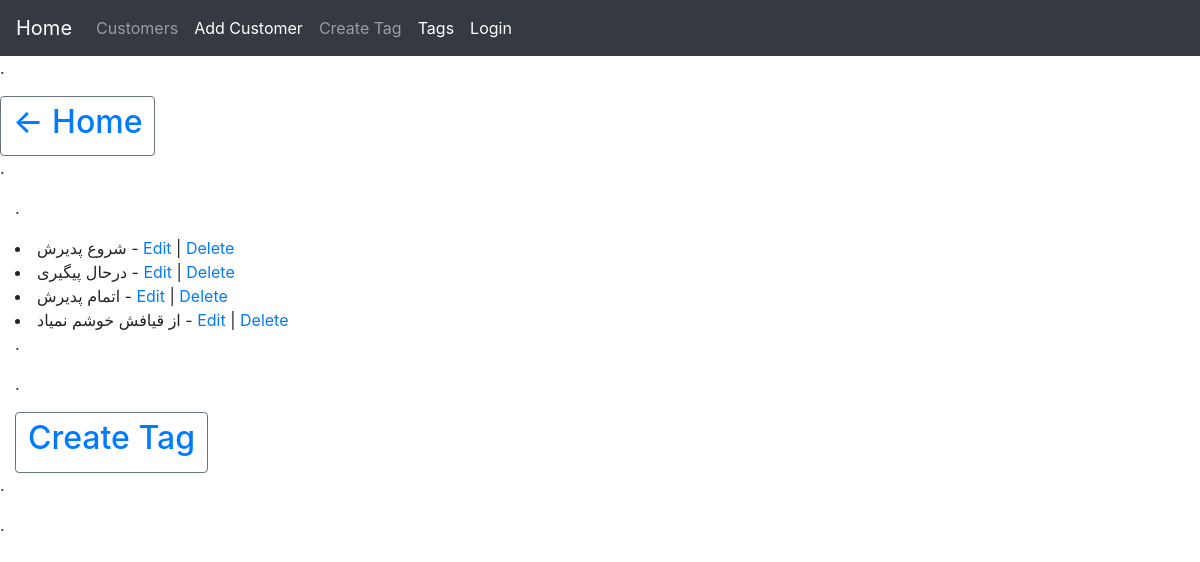
The app's page /customer/tags/ with its own data.
### articles/models.py (models this page shows, shortened)
class Tag(models.Model):
    title = models.CharField(_("عنوان "), max_length=100)
    slug = models.SlugField()
    date_tag = models.DateTimeField(auto_now=False, auto_now_add=True)
    update_time_tag = models.DateTimeField(auto_now=True, auto_now_add=False)

### articles/views.py (the view)
# urls.py: path('tags/', views.tags_list, name = 'tags'),
def tags_list(request):
    tags_list = Tag.objects.all()
    context = {
        "tags_list": tags_list
    }
    return render(request, "tags/tags_list.html", context)

### templates/tags/tags_list.html
{% extends 'base.html' %}
{% block content %}
<div class = "rowg-3">
    <div class = "col-md-4">
        <p>.</p>
            {% for tags in tags_list %}
                <li> {{ tags.title }} - <a href="{% url 'tags_edit' tags.pk %}">Edit</a> | <a href="{% url 'tags_delete' tags.pk %}">Delete</a></li>
            {% endfor %}
        <p>.</p>
        <p>.</p>
        <button class="btn btn-outline-secondary" type = "submit"> <h2> <a href = "{% url 'tags_create' %}">Create Tag</a> </h2> </button>
</div>
{% endblock content %}

### records on screen
Tag: title "شروع پدیرش"
Tag: title "درحال پیگیری"
Tag: title "اتمام پدیرش"
Tag: title "از قیافش خوشم نمیاد"
